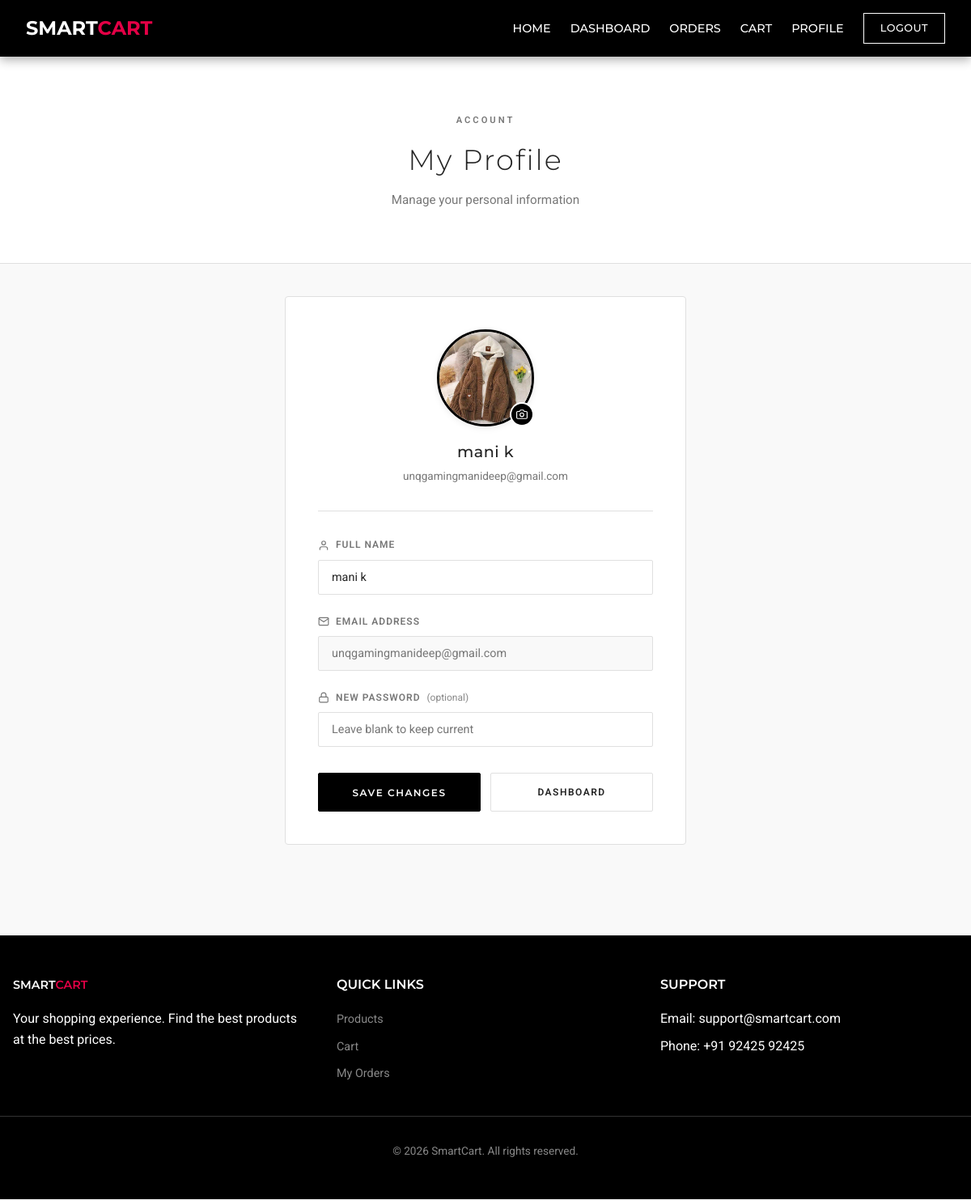
/user/profile (signed in), run on an earlier commit of the app's database.
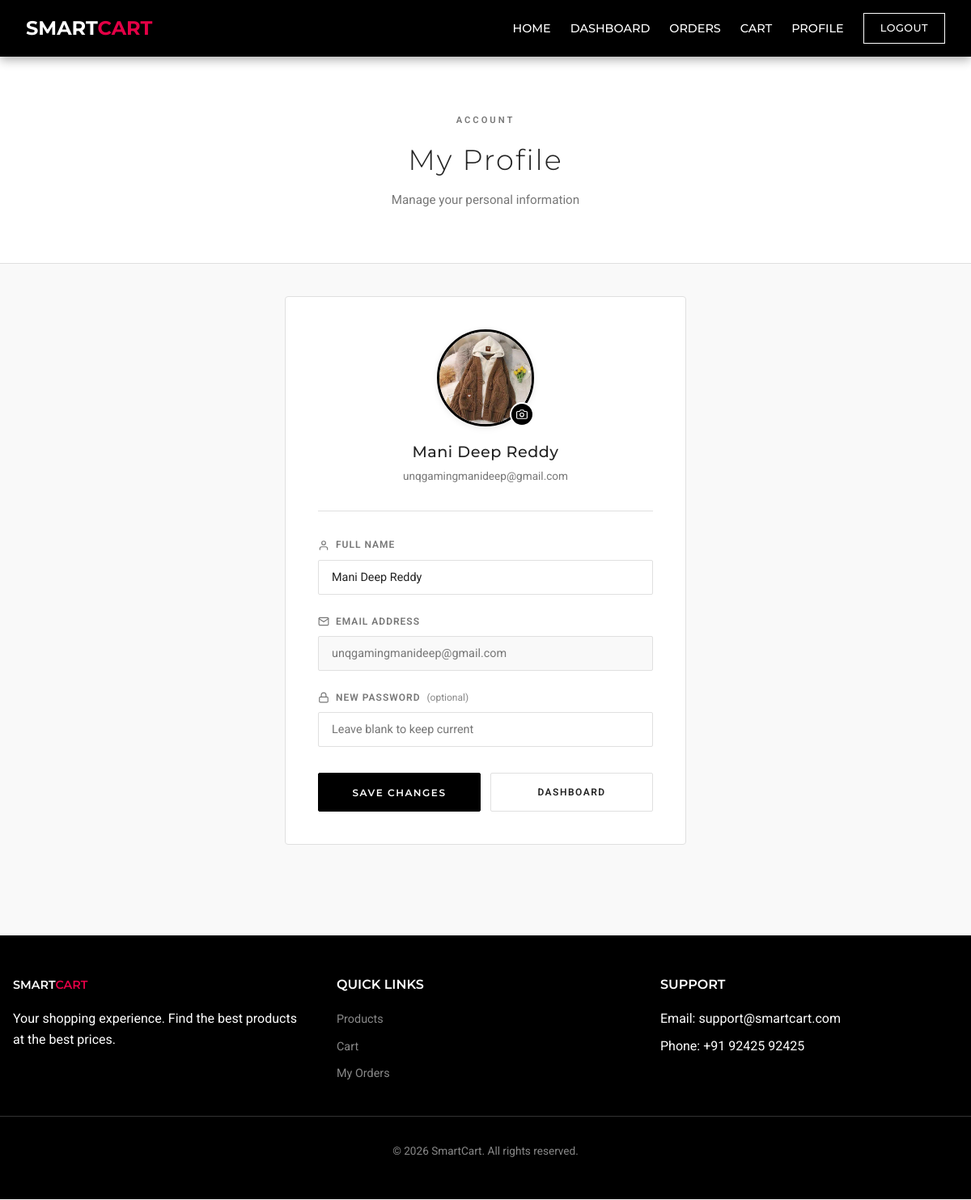
And on a later commit of the database.
### tables this page shows
CREATE TABLE users (
    user_id INTEGER PRIMARY KEY AUTOINCREMENT,
    name TEXT NOT NULL,
    email TEXT UNIQUE NOT NULL,
    password TEXT NOT NULL,
    address TEXT,
    profile_image TEXT
);

### app.py (the view, shortened to what this page needs)
@app.route('/user/profile', methods=['GET', 'POST'])
def user_profile():
    if 'user_id' not in session:
        flash("Please login!", "danger")
        return redirect('/user-signin')
    user_id = session['user_id']
    conn = get_db()
    cursor = conn.cursor()
    cursor.execute("SELECT * FROM users WHERE user_id = ?", (user_id,))
    user = cursor.fetchone()
    cursor.close()
    conn.close()
    return render_template("user/user_profile.html", user=user)

### app.py (called while the page is built)
def get_db():
    connection = sqlite3.connect(DB_PATH, detect_types=sqlite3.PARSE_DECLTYPES)
    connection.row_factory = sqlite3.Row
    return connection

### templates/user/user_profile.html (shortened to what this page needs)
{% extends "user/base.html" %}
{% block page_css %}
<link rel="stylesheet" href="{{ url_for('static', filename='css/user/user_profile.css') }}">
{% endblock %}
{% block content %}
<div class="profile-hero">
  <div class="profile-hero__inner">
    <span class="profile-hero__label">Account</span>
    <h1 class="profile-hero__title">My Profile</h1>
    <p class="profile-hero__desc">Manage your personal information</p>
  </div>
</div>
<div class="profile-container">
  <div class="profile-card">
    <div class="profile-avatar-section">
      <div class="profile-avatar">
        {% if user.profile_image %}
        <div id="profile-avatar" class="profile-avatar__circle">
          <img src="{{ url_for('static', filename='uploads/user_profiles/' + user.profile_image) }}"
            alt="{{ user.name }}" id="current-avatar-img" class="profile-avatar__img" />
        </div>
        {% else %}
        <div id="profile-avatar" class="profile-avatar__circle profile-avatar__circle--initial">
          <span class="profile-avatar__initial">{{ user.name[0]|upper }}</span>
        </div>
        {% endif %}
        <label for="profile-image-input" class="profile-avatar__edit">
        </label>
      </div>
      <h2 class="profile-avatar__name">{{ user.name }}</h2>
      <p class="profile-avatar__email">{{ user.email }}</p>
    </div>
    <div class="profile-divider"></div>
    <form method="POST" action="/user/profile" enctype="multipart/form-data" id="profile-form" class="profile-form">
      <div class="profile-form__group">
        <label for="profile-name" class="profile-form__label">
          <svg xmlns="http://www.w3.org/2000/svg" width="14" height="14" viewBox="0 0 24 24" fill="none"
            stroke="currentColor" stroke-width="2" stroke-linecap="round" stroke-linejoin="round">
            <path d="M20 21v-2a4 4 0 0 0-4-4H8a4 4 0 0 0-4 4v2"></path>
            <circle cx="12" cy="7" r="4"></circle>
          </svg>
          Full Name
        </label>
        <input type="text" name="name" id="profile-name" value="{{ user.name }}" required placeholder="Your full name"
          class="profile-form__input" />
      </div>
      <div class="profile-form__group">
        <label for="profile-email" class="profile-form__label">
          Email Address
        </label>
        <input type="email" name="email" id="profile-email" value="{{ user.email }}" readonly
          class="profile-form__input profile-form__input--readonly" title="Email cannot be changed" />
      </div>
      <div class="profile-form__group">
        <label for="profile-password" class="profile-form__label">
          <svg xmlns="http://www.w3.org/2000/svg" width="14" height="14" viewBox="0 0 24 24" fill="none"
            stroke="currentColor" stroke-width="2" stroke-linecap="round" stroke-linejoin="round">
            <rect x="3" y="11" width="18" height="11" rx="2" ry="2"></rect>
            <path d="M7 11V7a5 5 0 0 1 10 0v4"></path>
          </svg>
          New Password
          <span class="profile-form__optional">(optional)</span>
        </label>
        <input type="password" name="password" id="profile-password" placeholder="Leave blank to keep current"
          class="profile-form__input" />
      </div>
      <div class="profile-form__actions">
        <button type="submit" class="profile-form__btn profile-form__btn--primary">Save Changes</button>
        <a href="{{ url_for('user_dashboard') }}" class="profile-form__btn profile-form__btn--ghost">Dashboard</a>
      </div>
    </form>
  </div>
</div>
{% endblock %}

What changed in the data, as far as the page shows it:
changed users "unqgamingmanideep@gmail.com": name "mani k" → "Mani Deep Reddy"
